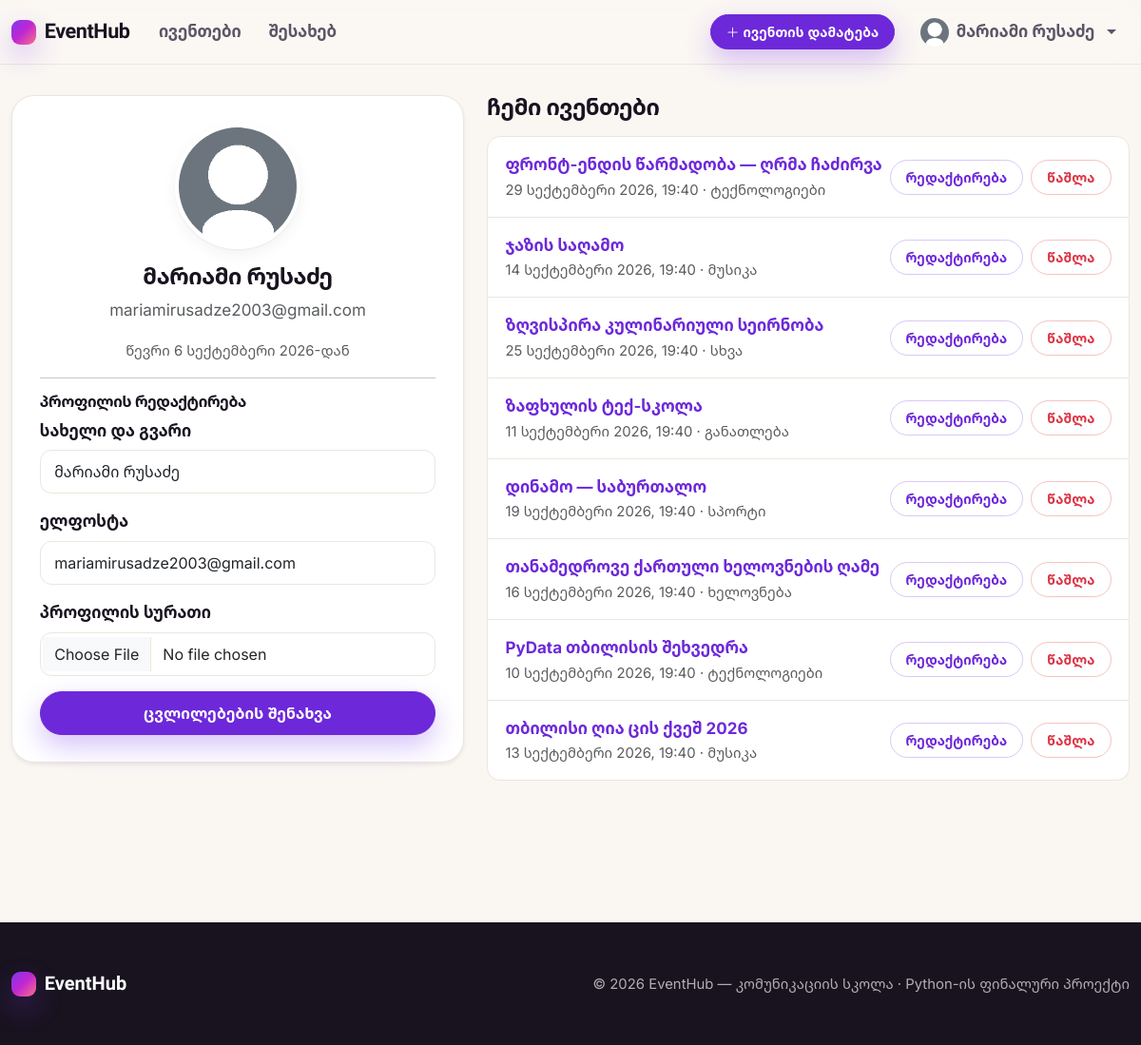
Screenshot of /profile (signed in) with the database file from the repository.
### app/models.py (models this page shows, shortened)
class User(UserMixin, db.Model):
    __tablename__ = "users"
    id = db.Column(db.Integer, primary_key=True)
    name = db.Column(db.String(100), nullable=False)
    email = db.Column(db.String(150), unique=True, nullable=False, index=True)
    password_hash = db.Column(db.String(255), nullable=False)
    profile_pic = db.Column(db.String(255), nullable=False, default="default.png")
    created_at = db.Column(db.DateTime, default=datetime.utcnow)
    events = db.relationship(
        "Event", backref="author", lazy=True, cascade="all, delete-orphan"
    )

class Event(db.Model):
    __tablename__ = "events"
    id = db.Column(db.Integer, primary_key=True)
    title = db.Column(db.String(150), nullable=False)
    short_description = db.Column(db.String(300), nullable=False)
    full_description = db.Column(db.Text, nullable=False)
    location = db.Column(db.String(150), nullable=False)
    event_date = db.Column(db.DateTime, nullable=False)
    ticket_price = db.Column(db.Float, nullable=False, default=0.0)
    organizer = db.Column(db.String(150), nullable=False)
    category = db.Column(db.String(50), nullable=False, default="Other")
    posted_at = db.Column(db.DateTime, default=datetime.utcnow, index=True)
    user_id = db.Column(db.Integer, db.ForeignKey("users.id"), nullable=False)

### app/routes/profile.py (the view, shortened to what this page needs)
@profile_bp.route("/profile", methods=["GET", "POST"])
@login_required
def view():
    form = ProfileForm(obj=current_user)
    my_events = (
        Event.query.filter_by(user_id=current_user.id)
        .order_by(Event.posted_at.desc())
        .all()
    )
    return render_template("profile/view.html", form=form, my_events=my_events)

### app/forms.py
class ProfileForm(FlaskForm):
    name = StringField(
        "სახელი და გვარი", validators=[DataRequired(message=_REQUIRED), Length(max=100)]
    )
    email = StringField(
        "ელფოსტა",
        validators=[
            DataRequired(message=_REQUIRED),
            Email(message="ელფოსტის ფორმატი არასწორია."),
            Length(max=150),
        ],
    )
    profile_pic = FileField(
        "პროფილის სურათი",
        validators=[
            Optional(),
            FileAllowed(["jpg", "jpeg", "png", "gif"], message="დაშვებულია მხოლოდ სურათი (jpg, png, gif)."),
        ],
    )
    submit = SubmitField("ცვლილებების შენახვა")

### app/__init__.py (called while the page is built, shortened)
def register_template_filters(app):
    @app.template_filter("kadate")
    def kadate(value, style="full"):
        if value is None:
            return ""
        if style == "full":
            return f"{value.day} {KA_MONTHS[value.month]} {value.year}, {value:%H:%M}"
        if style == "date":
            return f"{value.day} {KA_MONTHS[value.month]} {value.year}"

### app/models.py (called while the page is built)
@login_manager.user_loader
def load_user(user_id):
    return db.session.get(User, int(user_id))

### app/templates/profile/view.html (shortened to what this page needs)
{% extends "base.html" %}
{% block content %}
<div class="row">
  <div class="col-lg-5 mb-4">
    <div class="card shadow-sm">
      <div class="card-body text-center">
        <img src="{{ url_for('static', filename='uploads/profile_pics/' + current_user.profile_pic) }}"
             class="profile-pic-lg mb-3" alt="პროფილის სურათი">
        <h4>{{ current_user.name }}</h4>
        <p class="text-muted">{{ current_user.email }}</p>
        <p class="text-muted small">წევრი {{ current_user.created_at|kadate('date') }}-დან</p>
        <hr>
        <h6 class="text-start">პროფილის რედაქტირება</h6>
        <form method="POST" enctype="multipart/form-data" class="text-start" novalidate>
          <div class="mb-3">
            {{ form.name.label(class="form-label") }}
            {{ form.name(class="form-control" + (" is-invalid" if form.name.errors else "")) }}
          </div>
          <div class="mb-3">
            {{ form.email.label(class="form-label") }}
            {{ form.email(class="form-control" + (" is-invalid" if form.email.errors else "")) }}
          </div>
          <div class="mb-3">
            {{ form.profile_pic.label(class="form-label") }}
            {{ form.profile_pic(class="form-control" + (" is-invalid" if form.profile_pic.errors else "")) }}
          </div>
          {{ form.submit(class="btn btn-primary w-100") }}
        </form>
      </div>
    </div>
  </div>
  <div class="col-lg-7">
    <h4 class="mb-3">ჩემი ივენთები</h4>
    {% if my_events %}
      <div class="list-group">
        {% for event in my_events %}
        <div class="list-group-item d-flex justify-content-between align-items-center">
          <div>
            <a href="{{ url_for('events.detail', event_id=event.id) }}" class="fw-bold text-decoration-none">{{ event.title }}</a>
            <div class="small text-muted">{{ event.event_date|kadate('full') }} &middot; {{ category_labels.get(event.category, event.category) }}</div>
          </div>
          <div class="d-flex gap-2">
            <a href="{{ url_for('events.edit', event_id=event.id) }}" class="btn btn-sm btn-outline-primary">რედაქტირება</a>
            <form method="POST" action="{{ url_for('events.delete', event_id=event.id) }}"
                  onsubmit="return confirm('წავშალო ეს ივენთი?');">
              <button type="submit" class="btn btn-sm btn-outline-danger">წაშლა</button>
            </form>
          </div>
        </div>
        {% endfor %}
      </div>
    {% else %}
      <p class="text-muted">ჯერ არ დაგიმატებია ივენთი. <a href="{{ url_for('events.add') }}">დაამატე ახლა</a>.</p>
    {% endif %}
  </div>
</div>
{% endblock %}

### app/templates/base.html (shortened to what this page needs)
<!doctype html>
<html lang="ka">
<head>
    <link href="https://cdn.jsdelivr.net/npm/bootstrap@5.3.3/dist/css/bootstrap.min.css" rel="stylesheet">
    <link href="https://cdn.jsdelivr.net/npm/bootstrap-icons@1.11.3/font/bootstrap-icons.css" rel="stylesheet">
    <link href="{{ url_for('static', filename='css/style.css') }}" rel="stylesheet">
</head>
<body>
<nav class="navbar navbar-expand-lg sticky-top site-nav">
  <div class="container">
    <a class="navbar-brand" href="{{ url_for('events.index') }}">
      <span class="brand-dot"></span> EventHub
    </a>
    <div class="collapse navbar-collapse" id="navMain">
      <ul class="navbar-nav me-auto mb-2 mb-lg-0">
        <li class="nav-item"><a class="nav-link" href="{{ url_for('events.index') }}">ივენთები</a></li>
        <li class="nav-item"><a class="nav-link" href="{{ url_for('main.about') }}">შესახებ</a></li>
      </ul>
      <ul class="navbar-nav align-items-lg-center gap-2 gap-lg-1">
        {% if current_user.is_authenticated %}
          <li class="nav-item me-lg-2">
            <a class="btn btn-primary btn-sm" href="{{ url_for('events.add') }}">
              <i class="bi bi-plus-lg"></i> ივენთის დამატება
            </a>
          </li>
          <li class="nav-item dropdown">
            <a class="nav-link dropdown-toggle d-flex align-items-center gap-2" href="#" role="button" data-bs-toggle="dropdown">
              <img src="{{ url_for('static', filename='uploads/profile_pics/' + current_user.profile_pic) }}"
                   class="rounded-circle" width="30" height="30" style="object-fit:cover;" alt="ავატარი">
              {{ current_user.name }}
            </a>
          </li>
        {% else %}
          <li class="nav-item"><a class="nav-link" href="{{ url_for('auth.login') }}">შესვლა</a></li>
          <li class="nav-item"><a class="btn btn-primary btn-sm" href="{{ url_for('auth.register') }}">რეგისტრაცია</a></li>
        {% endif %}
      </ul>
    </div>
  </div>
</nav>
<main class="container site-main">
  {% block content %}{% endblock %}
</main>
<footer class="site-footer full-bleed">
  <div class="container site-footer__inner">
    <span class="navbar-brand"><span class="brand-dot"></span> EventHub</span>
    <p class="mb-0 small">
      &copy; {{ current_year }} EventHub &mdash; კომუნიკაციის სკოლა &middot; Python-ის ფინალური პროექტი
    </p>
  </div>
</footer>
</body>
</html>

### app/static/css/style.css (style rules this page uses)
:root { --ink: #191320; --ink-soft: #5c5566; --paper: #faf7f3; --surface: #ffffff; --line: #ece6dd; --brand: #6d28d9; --brand-strong: #571fb0; --brand-tint: #f3ecff; --grad: linear-gradient(135deg, #7c3aed 0%, #c026d3 48%, #fb7185 100%); --r: 14px; --r-lg: 24px; --shadow-sm: 0 1px 2px rgba(25,19,32,.06), 0 6px 16px rgba(25,19,32,.05); --shadow-md: 0 12px 34px rgba(25,19,32,.12); --shadow-brand: 0 12px 28px rgba(124,58,237,.30); --display: "Bricolage Grotesque", "Noto Sans Georgian", "Inter", system-ui, sans-serif; --body: "Inter", "Noto Sans Georgian", system-ui, -apple-system, "Segoe UI", Roboto, sans-serif; --bs-primary: #6d28d9; --bs-primary-rgb: 109, 40, 217; --bs-link-color: #6d28d9; --bs-link-hover-color: #571fb0; --bs-body-font-family: var(--body); }
* { box-sizing: border-box; }
body { margin: 0; font-family: var(--body); font-size: 1.0625rem; line-height: 1.62; color: var(--ink); background: var(--paper); -webkit-font-smoothing: antialiased; }
h1, h2, h3, h4, h5, h6, .h1, .h2, .h3, .h4, .h5 { font-family: var(--display); font-weight: 700; letter-spacing: -.018em; color: var(--ink); line-height: 1.12; }
a { color: var(--brand); text-underline-offset: 2px; }
.container { max-width: 1280px; }
.site-main { padding-top: 2rem; padding-bottom: 4rem; }
.full-bleed { margin-inline: calc(50% - 50vw); }
.site-nav { background: rgba(250, 247, 243, .82); backdrop-filter: saturate(1.4) blur(12px); -webkit-backdrop-filter: saturate(1.4) blur(12px); border-bottom: 1px solid var(--line); padding-block: .7rem; transition: box-shadow .2s ease, background .2s ease; }
.site-nav .navbar-brand { font-family: var(--display); font-weight: 800; font-size: 1.35rem; letter-spacing: -.02em; color: var(--ink); display: flex; align-items: center; gap: .55rem; }
.brand-dot { width: 26px; height: 26px; border-radius: 9px; background: var(--grad); box-shadow: var(--shadow-brand); flex: none; }
.site-nav .nav-link { color: var(--ink-soft); font-weight: 600; padding: .4rem .9rem !important; border-radius: 999px; transition: color .15s ease, background .15s ease; }
.btn { --bs-btn-border-radius: 999px; font-weight: 600; letter-spacing: .01em; padding: .62rem 1.3rem; transition: transform .12s ease, box-shadow .2s ease, background .15s ease; }
.btn-sm { padding: .44rem 1rem; }
.btn-primary { --bs-btn-bg: var(--brand); --bs-btn-border-color: var(--brand); --bs-btn-hover-bg: var(--brand-strong); --bs-btn-hover-border-color: var(--brand-strong); --bs-btn-active-bg: var(--brand-strong); --bs-btn-active-border-color: var(--brand-strong); --bs-btn-disabled-bg: var(--brand); --bs-btn-disabled-border-color: var(--brand); box-shadow: var(--shadow-brand); }
.btn-outline-primary { --bs-btn-color: var(--brand); --bs-btn-border-color: #d9c8f7; --bs-btn-hover-bg: var(--brand); --bs-btn-hover-border-color: var(--brand); --bs-btn-active-bg: var(--brand-strong); --bs-btn-active-border-color: var(--brand-strong); }
.btn-outline-danger { --bs-btn-border-color: #f3c4c0; }
.form-label { font-weight: 600; color: var(--ink); margin-bottom: .4rem; }
.form-control, .form-select { border-radius: 12px; border: 1.5px solid var(--line); padding: .62rem .9rem; font-size: 1rem; background-color: #fff; transition: border-color .15s ease, box-shadow .15s ease; }
.form-control::placeholder { color: #a79fae; }
.card { border: 1px solid var(--line); border-radius: var(--r-lg); box-shadow: var(--shadow-sm); }
.card-body { padding: clamp(1.25rem, 2.4vw, 2rem); }
.list-group-item { border-color: var(--line); padding: 1rem 1.15rem; }
.list-group-item:first-child { border-top-left-radius: 14px; border-top-right-radius: 14px; }
.list-group-item:last-child { border-bottom-left-radius: 14px; border-bottom-right-radius: 14px; }
.profile-pic-lg { width: 132px; height: 132px; object-fit: cover; border-radius: 50%; border: 4px solid #fff; box-shadow: var(--shadow-sm); }
.site-footer { background: var(--ink); color: rgba(255,255,255,.66); padding: 3rem 0; margin-top: 5rem; }
.site-footer__inner { display: flex; align-items: center; justify-content: space-between; gap: 1rem; flex-wrap: wrap; }
.site-footer .navbar-brand { font-family: var(--display); font-weight: 800; font-size: 1.25rem; color: #fff; display: flex; align-items: center; gap: .55rem; }

### rows the page displays
User: profile_pic (placeholder picture), name "მარიამი რუსაძე", email "mariamirusadze2003@gmail.com", created_at|kadate "6 სექტემბერი 2026"
Event: title "ფრონტ-ენდის წარმადობა — ღრმა ჩაძირვა", event_date|kadate "29 სექტემბერი 2026, 19:40", get "ტექნოლოგიები"
Event: title "ჯაზის საღამო", event_date|kadate "14 სექტემბერი 2026, 19:40", get "მუსიკა"
Event: title "ზღვისპირა კულინარიული სეირნობა", event_date|kadate "25 სექტემბერი 2026, 19:40", get "სხვა"
Event: title "ზაფხულის ტექ-სკოლა", event_date|kadate "11 სექტემბერი 2026, 19:40", get "განათლება"
Event: title "დინამო — საბურთალო", event_date|kadate "19 სექტემბერი 2026, 19:40", get "სპორტი"
Event: title "თანამედროვე ქართული ხელოვნების ღამე", event_date|kadate "16 სექტემბერი 2026, 19:40", get "ხელოვნება"
Event: title "PyData თბილისის შეხვედრა", event_date|kadate "10 სექტემბერი 2026, 19:40", get "ტექნოლოგიები"
Event: title "თბილისი ღია ცის ქვეშ 2026", event_date|kadate "13 სექტემბერი 2026, 19:40", get "მუსიკა"
